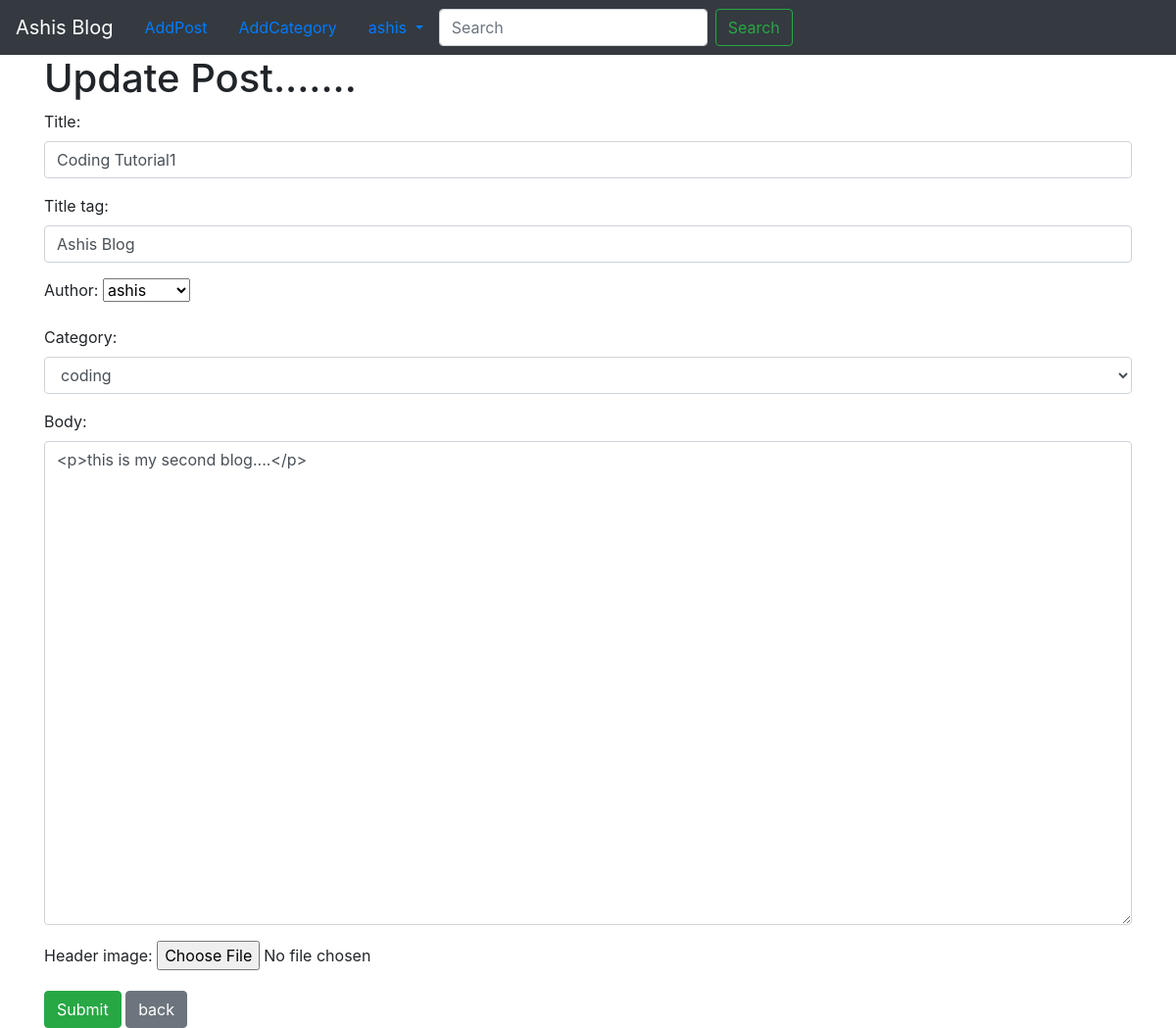
The app's page /article/edit/2/ (signed in) with its own data.
### blog/models.py (models this page shows, shortened)
class Post(models.Model):
	title = models.CharField(max_length=250)
	title_tag = models.CharField(max_length=250,default="Ashis Blog")
	header_image = models.ImageField(null=True,blank=True,upload_to='images/')
	author = models.ForeignKey(User,on_delete = models.CASCADE)
	body = RichTextField(blank=True,null=True)
	post_date = models.DateField(auto_now_add = True)
	category = models.CharField(max_length=255,default = 'coding')
	likes = models.ManyToManyField(User,related_name = 'blog_posts')
	dislikes = models.ManyToManyField(User,related_name = 'blog_posts1')

### blog/views.py (the view)
# urls.py: path('article/edit/<int:pk>/',UpdatePost.as_view(),name='update_post'),
class UpdatePost(UpdateView):
	model=Post
	form_class = EditForm
	template_name = 'update_post.html'
	success_url = reverse_lazy('home')

### blog/forms.py
class EditForm(forms.ModelForm):
	class Meta:
		model = Post
		fields = ('title','title_tag','author','category','body','header_image')
		widgets  = {
			'title': forms.TextInput(attrs={'class' : 'form-control','placeholder' : 'Enter title of the blog'}),
			'title_tag' : forms.TextInput(attrs={'class' : 'form-control'}),
			'category' : forms.Select(choices = list(Category.objects.all().values_list('name','name')), attrs={'class' : 'form-control'}),
			'body' : forms.Textarea(attrs={'class' : 'form-control','cols': 80, 'rows': 20})
		}

### blog/templates/update_post.html (shortened to what this page needs)
{% extends 'bash.html' %}
{% block content %}
{% if user.is_authenticated %}
<h1>Update Post.......</h1>
<form method = 'Post'>
{{ form.as_p }}
<button type="submit" class="btn btn-success">Submit</button>
<a href="{% url 'home'%}" class="btn btn-secondary">back</a>
{% else %}
You're not allowed to access this site.....
{% endif %}
</form>
{% endblock %}

### blog/templates/bash.html (shortened to what this page needs)
{%load static %}
<!doctype html>
<html lang="en">
  <head>
    <link rel="stylesheet" href="https://cdn.jsdelivr.net/npm/bootstrap@4.5.3/dist/css/bootstrap.min.css">
  </head>
  <body>
    <nav class="navbar navbar-expand-lg navbar-dark bg-dark">
      <a class="navbar-brand" href="{% url 'home' %}">Ashis Blog</a>
      {% if user.is_authenticated %}
        <li class="nav-item" style="list-style-type: none;">
          <a class="nav-link" href="{% url 'addpost' %}">AddPost</a>
        </li>
        <li class="nav-item" style="list-style-type: none;">
          <a class="nav-link" href="{% url 'addcategory' %}">AddCategory</a>
        </li>
        <li class="nav-item dropdown" style="list-style-type: none;">
          <a class="nav-link dropdown-toggle" href="#" id="navbarDropdown" role="button" data-toggle="dropdown" aria-haspopup="true" aria-expanded="false">
            {{user}}
          </a>
        </li>
      {% endif %}
      <form method="get" class="form-inline my-2 my-lg-0">
        <input name="q" id="id_q" class="form-control mr-sm-2" type="search" placeholder="Search" aria-label="Search">
        <button  class="btn btn-outline-success my-2 my-sm-0" type="submit">Search</button>
    </form>
    </nav>
    <div class="container">
    {% block content %}
    {% endblock %}
    </div>
  </body>
</html>

### records on screen
Post: title "Coding Tutorial1", title_tag "Ashis Blog", author "ashis", category "coding", body "<p>this is my second blog....</p>"

### other values on screen
{{ user }} "ashis"
